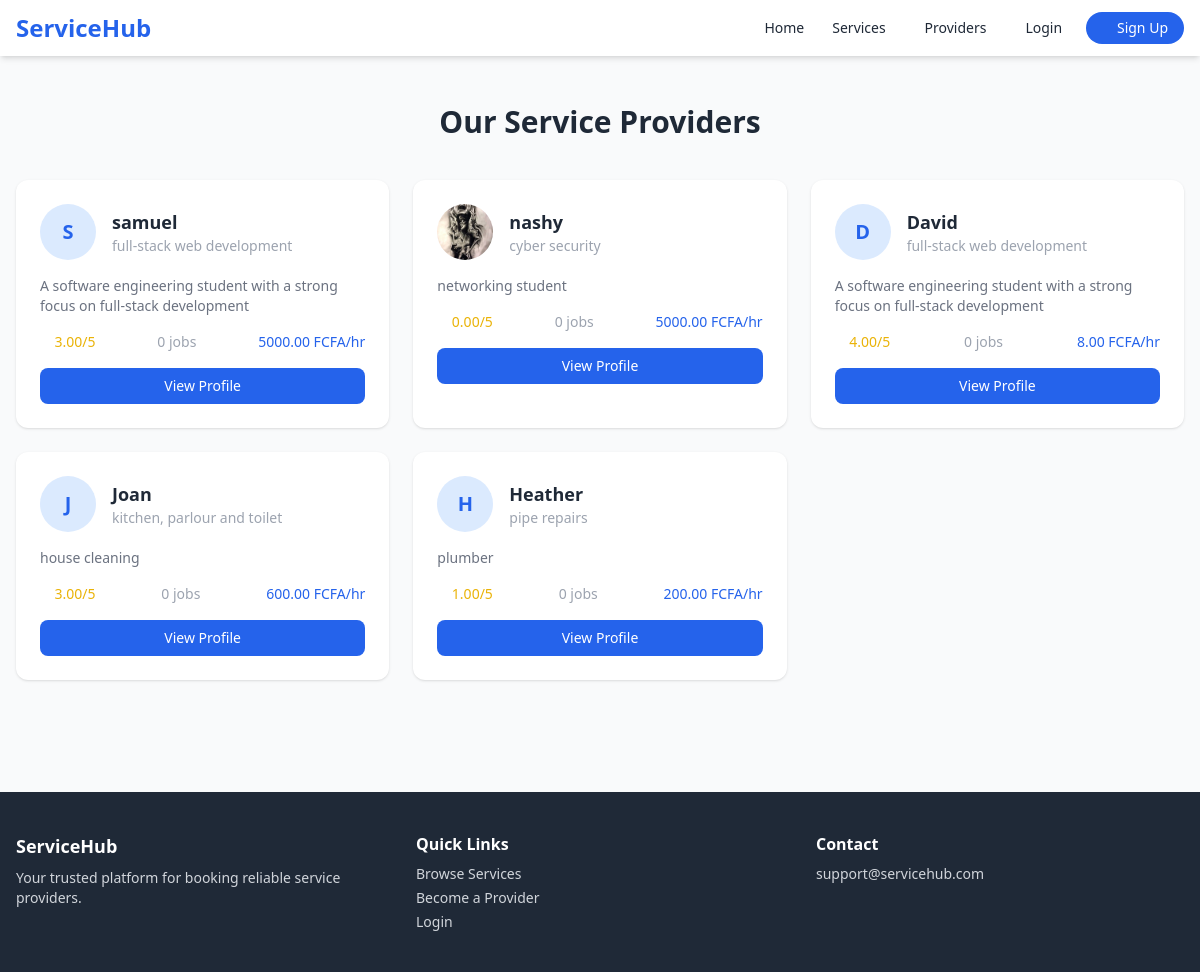
Page /providers/ on the committed database.
### accounts/models.py (models this page shows, shortened)
class ProviderProfile(models.Model):
    STATUS_PENDING = 'pending'
    STATUS_APPROVED = 'approved'
    STATUS_REJECTED = 'rejected'
    STATUS_CHOICES = [
        (STATUS_PENDING, 'Pending'),
        (STATUS_APPROVED, 'Approved'),
        (STATUS_REJECTED, 'Rejected'),
    ]
    user = models.OneToOneField(User, on_delete=models.CASCADE, related_name='provider_profile')
    bio = models.TextField(blank=True)
    id_document = models.FileField(upload_to='documents/', blank=True, null=True)
    service_area = models.CharField(max_length=200, blank=True)
    years_experience = models.PositiveIntegerField(default=0)
    hourly_rate = models.DecimalField(max_digits=8, decimal_places=2, default=0)
    is_available = models.BooleanField(default=True)
    status = models.CharField(max_length=20, choices=STATUS_CHOICES, default=STATUS_PENDING)
    rating = models.DecimalField(max_digits=3, decimal_places=2, default=0.00)
    total_jobs = models.PositiveIntegerField(default=0)
    created_at = models.DateTimeField(auto_now_add=True)

class User(AbstractUser):
    ROLE_CUSTOMER = 'customer'
    ROLE_PROVIDER = 'provider'
    ROLE_ADMIN = 'admin'
    ROLE_CHOICES = [
        (ROLE_CUSTOMER, 'Customer'),
        (ROLE_PROVIDER, 'Service Provider'),
        (ROLE_ADMIN, 'Admin'),
    ]
    email = models.EmailField(unique=True)
    role = models.CharField(max_length=20, choices=ROLE_CHOICES, default=ROLE_CUSTOMER)
    phone = models.CharField(max_length=20, blank=True)
    profile_picture = models.ImageField(upload_to='profiles/', blank=True, null=True)
    address = models.TextField(blank=True)
    created_at = models.DateTimeField(auto_now_add=True)
    USERNAME_FIELD = 'email'
    REQUIRED_FIELDS = ['username']

### services/views.py (the view)
# urls.py: path('providers/', views.provider_list, name='provider_list'),
def provider_list(request):
    providers = ProviderProfile.objects.filter(status='approved', is_available=True)
    category_slug = request.GET.get('category')
    if category_slug:
        providers = providers.filter(services__category__slug=category_slug).distinct()
    return render(request, 'services/provider_list.html', {'providers': providers})

### templates/services/provider_list.html (shortened to what this page needs)
{% extends 'base.html' %}
{% block content %}
<div class="max-w-7xl mx-auto px-4 py-12">
    <h1 class="text-3xl font-bold text-center mb-10">Our Service Providers</h1>
    <div class="grid grid-cols-1 md:grid-cols-2 lg:grid-cols-3 gap-6">
        {% for provider in providers %}
        <div class="bg-white rounded-xl shadow hover:shadow-lg transition p-6">
            <div class="flex items-center gap-4 mb-4">
                {% if provider.user.profile_picture %}
                    <img src="{{ provider.user.profile_picture.url }}" class="w-14 h-14 rounded-full object-cover">
                {% else %}
                    <div class="w-14 h-14 rounded-full bg-blue-100 flex items-center justify-center text-blue-600 font-bold text-xl">
                        {{ provider.user.username|first|upper }}
                    </div>
                {% endif %}
                <div>
                    <h3 class="font-semibold text-lg">{{ provider.user.get_full_name|default:provider.user.username }}</h3>
                    <p class="text-gray-400 text-sm">{{ provider.service_area }}</p>
                </div>
            </div>
            <p class="text-gray-500 text-sm mb-4">{{ provider.bio|truncatechars:100 }}</p>
            <div class="flex items-center justify-between text-sm mb-4">
                <span class="text-yellow-500"><i class="fa-solid fa-star"></i> {{ provider.rating }}/5</span>
                <span class="text-gray-400">{{ provider.total_jobs }} jobs</span>
                <span class="text-blue-600 font-medium">{{ provider.hourly_rate }} FCFA/hr</span>
            </div>
            <a href="{% url 'provider_detail' provider.pk %}" class="block text-center bg-blue-600 text-white py-2 rounded-lg hover:bg-blue-700 transition text-sm font-medium">View Profile</a>
        </div>
        {% empty %}
        <p class="col-span-3 text-center text-gray-500 py-10">No providers available yet.</p>
        {% endfor %}
    </div>
</div>
{% endblock %}

### templates/base.html (shortened to what this page needs)
{% load static %}
<!DOCTYPE html>
<html lang="en">
<head>
    <link rel="stylesheet" href="{% static 'css/tailwind.css' %}">
    <link rel="stylesheet" href="{% static 'fontawesome-free-6.5.0-web/css/all.min.css' %}">
</head>
<body class="bg-gray-50 text-gray-800 min-h-screen flex flex-col">
<nav class="bg-white shadow-md sticky top-0 z-50">
    <div class="max-w-7xl mx-auto px-4 py-3 flex items-center justify-between">
        <a href="{% url 'home' %}" class="text-2xl font-bold text-blue-600">ServiceHub</a>
        <div class="hidden md:flex items-center gap-6 text-sm font-medium">
            <a href="{% url 'home' %}" class="hover:text-blue-600"><i class="fa-solid fa-house mr-1"></i>Home</a>
            <a href="{% url 'category_list' %}" class="hover:text-blue-600">Services</a>
            <a href="{% url 'provider_list' %}" class="hover:text-blue-600"><i class="fa-solid fa-users mr-1"></i>Providers</a>
            {% if user.is_authenticated %}
                <a href="{% url 'dashboard' %}" class="hover:text-blue-600"><i class="fa-solid fa-gauge mr-1"></i>Dashboard</a>
                <a href="{% url 'my_bookings' %}" class="hover:text-blue-600"><i class="fa-solid fa-calendar-check mr-1"></i>Bookings</a>
                <a href="{% url 'profile' %}" class="hover:text-blue-600"><i class="fa-solid fa-user mr-1"></i>Profile</a>
                <a href="{% url 'logout' %}" class="bg-red-500 text-white px-4 py-1.5 rounded-full hover:bg-red-600"><i class="fa-solid fa-right-from-bracket mr-1"></i>Logout</a>
            {% else %}
                <a href="{% url 'login' %}" class="hover:text-blue-600"><i class="fa-solid fa-right-to-bracket mr-1"></i>Login</a>
                <a href="{% url 'register_customer' %}" class="bg-blue-600 text-white px-4 py-1.5 rounded-full hover:bg-blue-700"><i class="fa-solid fa-user-plus mr-1"></i>Sign Up</a>
            {% endif %}
        </div>
    </div>
</nav>
<main class="flex-1">
    {% block content %}{% endblock %}
</main>
<footer class="bg-gray-800 text-gray-300 mt-16 py-10">
    <div class="max-w-7xl mx-auto px-4 grid grid-cols-1 md:grid-cols-3 gap-8">
        <div>
            <h3 class="text-white font-bold text-lg mb-2">ServiceHub</h3>
            <p class="text-sm">Your trusted platform for booking reliable service providers.</p>
        </div>
        <div>
            <h4 class="text-white font-semibold mb-2">Quick Links</h4>
            <ul class="text-sm space-y-1">
                <li><a href="{% url 'category_list' %}" class="hover:text-white">Browse Services</a></li>
                <li><a href="{% url 'register_provider' %}" class="hover:text-white">Become a Provider</a></li>
                <li><a href="{% url 'login' %}" class="hover:text-white">Login</a></li>
            </ul>
        </div>
        <div>
            <h4 class="text-white font-semibold mb-2">Contact</h4>
            <p class="text-sm">support@servicehub.com</p>
        </div>
    </div>
</footer>
</body>
</html>

### rows in the picture
ProviderProfile: user.username|first "S", user.get_full_name "samuel", service_area "full-stack web development", bio "A software engineering student with a strong focus on full-stack development", rating "3.00", total_jobs "0", hourly_rate "5000.00"
ProviderProfile: user.profile_picture (picture), user.get_full_name "nashy", service_area "cyber security", bio "networking student", rating "0.00", total_jobs "0", hourly_rate "5000.00"
ProviderProfile: user.username|first "D", user.get_full_name "David", service_area "full-stack web development", bio "A software engineering student with a strong focus on full-stack development", rating "4.00", total_jobs "0", hourly_rate "8.00"
ProviderProfile: user.username|first "J", user.get_full_name "Joan", service_area "kitchen, parlour and toilet", bio "house cleaning", rating "3.00", total_jobs "0", hourly_rate "600.00"
ProviderProfile: user.username|first "H", user.get_full_name "Heather", service_area "pipe repairs", bio "plumber", rating "1.00", total_jobs "0", hourly_rate "200.00"
